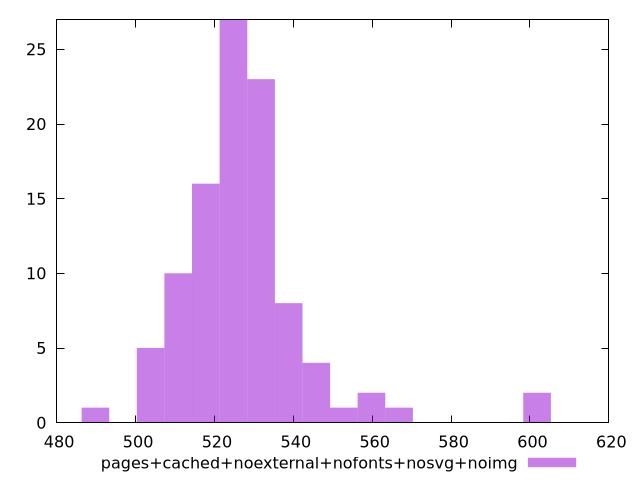

Here is the gnuplot script that generated this plot:
$_pagesCachedNoexternalNofontsNosvgNoimg <<EOF
517.829223636309 16
531.824608058912 23
503.83383921370614 5
524.8269158476105 27
545.819992481515 4
510.8315314250076 10
566.8130691154194 1
538.8223002702135 8
559.8153769041179 2
601.8015301719267 2
552.8176846928164 1
489.8384547911032 1
EOF
set key outside below
set terminal pngcairo
set output "report_00006_2020-11-02T20-21-41.718Z/mainthread-work-breakdown/pages+cached+noexternal+nofonts+nosvg+noimg//raw_hist.png"
set yrange [0:27]
set boxwidth 6.997692211301474
set style fill transparent solid 0.5 noborder
plot $_pagesCachedNoexternalNofontsNosvgNoimg title "pages+cached+noexternal+nofonts+nosvg+noimg" with boxes ,
